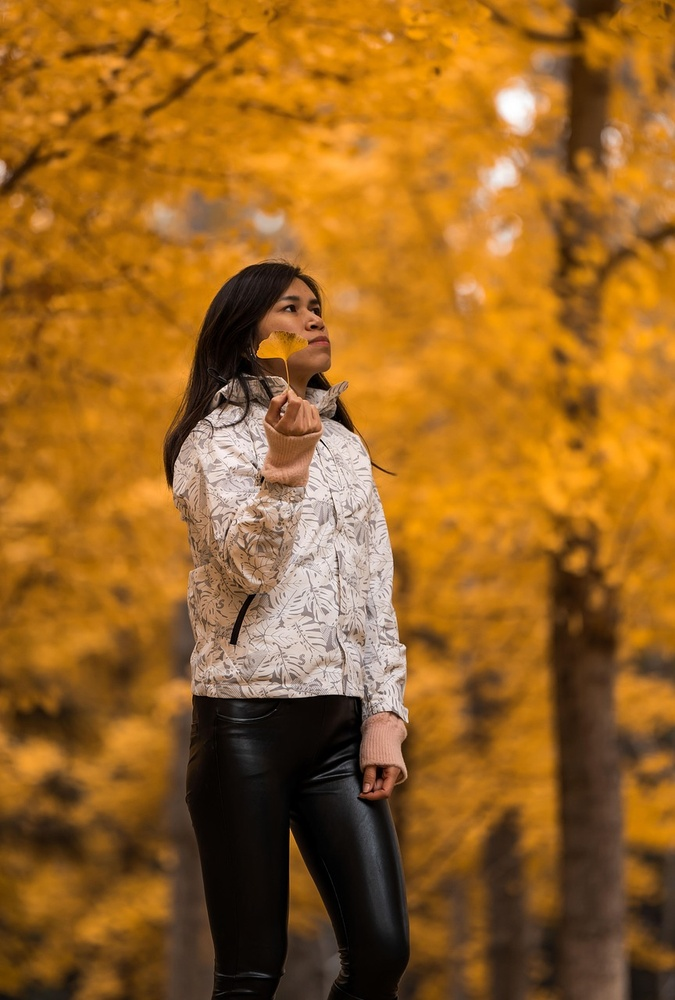
#> input picture PHOTOS/woman3.jpg, 675 x 1000 px, shrunk from 864 x 1280 before the run
$ python 'Face detection using XML.py'
#> lines starting #> are read from the running program, lines starting #| are printed output that depends on the picture
import cv2 as cv
import os

img = cv.imread('PHOTOS/woman3.jpg')
#> img is the input picture: shape (1000, 675, 3); mean B, G, R 33.9, 100.1, 152.7
if img is None:
    print("Failed to load image. Check the path: PHOTOS/woman3.jpg")
    exit()
cv.imshow('WOMAN', img)

gray = cv.cvtColor(img, cv.COLOR_BGR2GRAY)
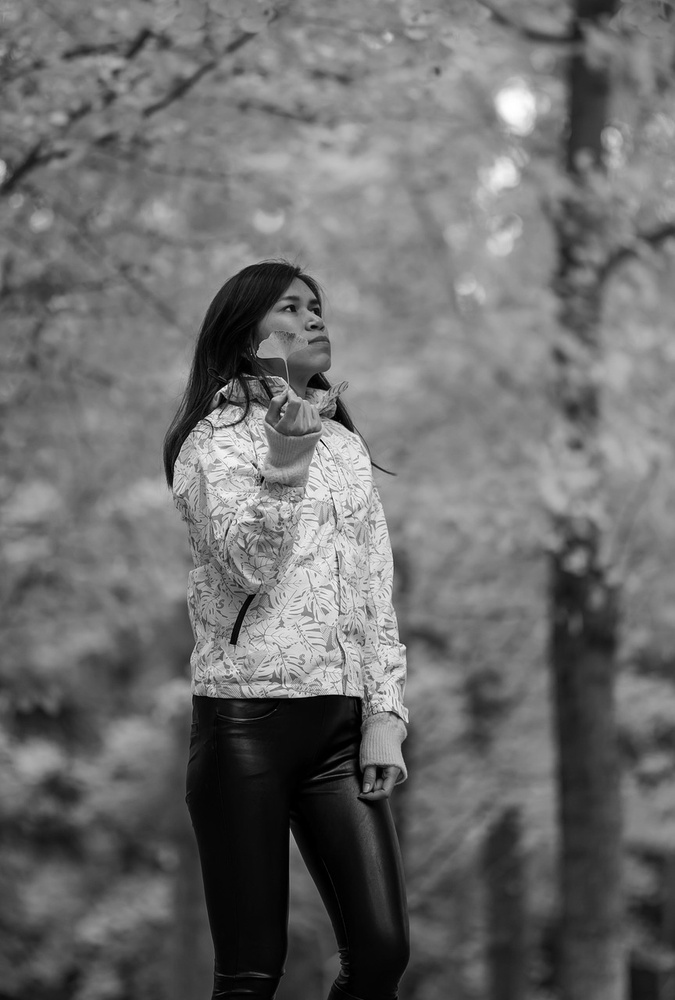
#> gray: shape (1000, 675); min 0, max 255, mean 108.3
cv.imshow('gray', gray)

print(os.path.exists('haar_face.xml'))  # Should print True
#> (the run stopped early here; a loop or call above may not have finished)

$ run again, with PHOTOS/woman1.jpg copied over PHOTOS/woman3.jpg
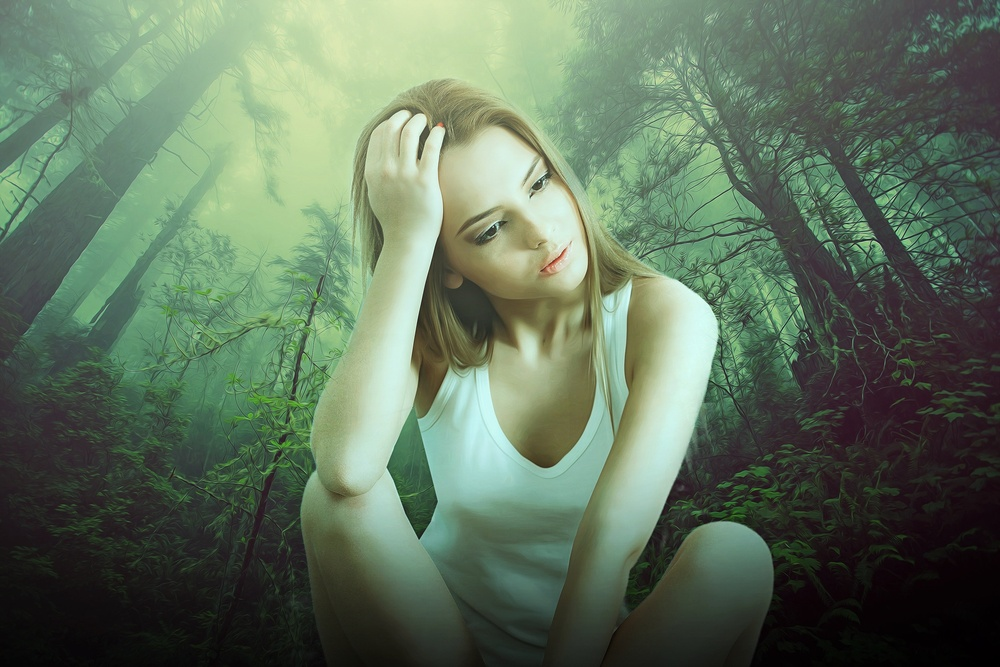
#> input picture PHOTOS/woman1.jpg, 1000 x 667 px, shrunk from 3500 x 2333 before the run
#> img is the input picture: shape (667, 1000, 3); mean B, G, R 93.4, 114.7, 96.4
#> `gray = cv.cvtColor(img, cv.COLOR_BGR2GRAY)`:
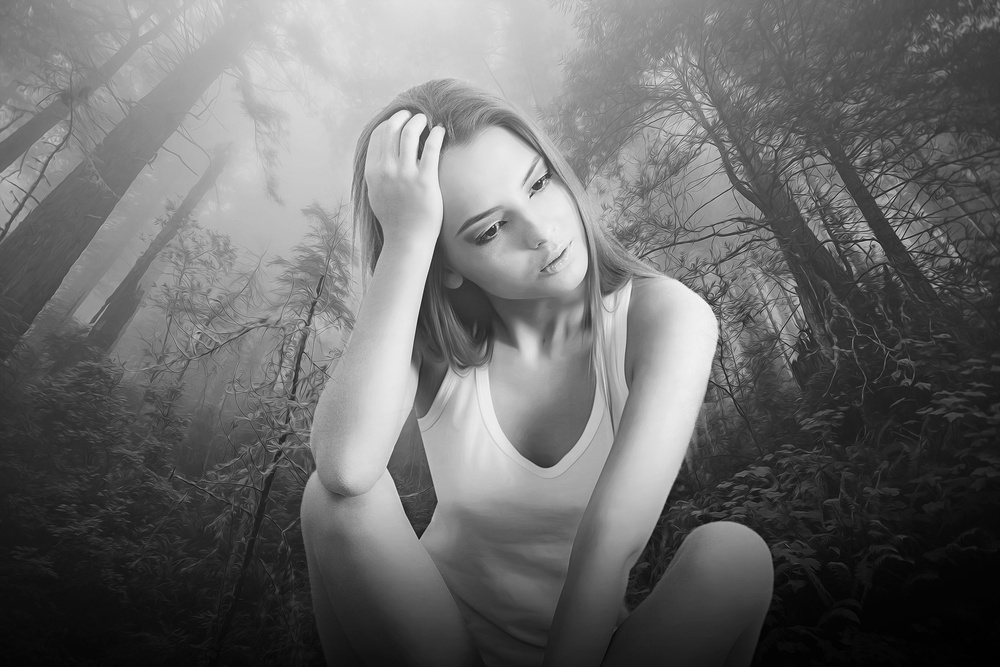
#> gray: shape (667, 1000); min 0, max 245, mean 106.8
